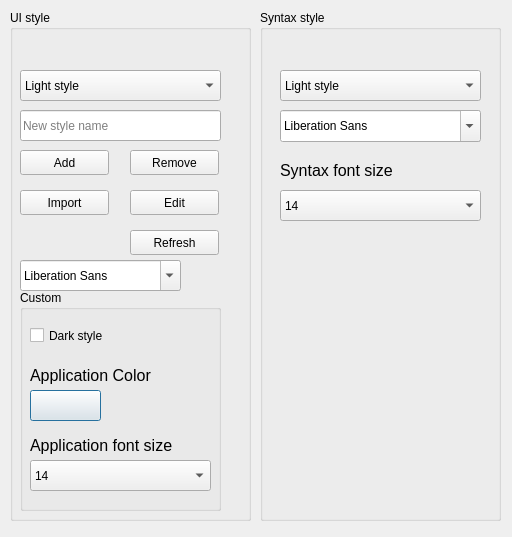
<?xml version="1.0" encoding="UTF-8"?>
<ui version="4.0">
 <class>Appearance</class>
 <widget class="QDialog" name="Appearance">
  <property name="geometry">
   <rect>
    <x>0</x>
    <y>0</y>
    <width>512</width>
    <height>537</height>
   </rect>
  </property>
  <property name="windowTitle">
   <string>Appearance</string>
  </property>
  <widget class="QGroupBox" name="groupBox_2">
   <property name="geometry">
    <rect>
     <x>260</x>
     <y>10</y>
     <width>241</width>
     <height>511</height>
    </rect>
   </property>
   <property name="title">
    <string>Syntax style</string>
   </property>
   <widget class="QComboBox" name="cbSyntaxStyle">
    <property name="geometry">
     <rect>
      <x>20</x>
      <y>60</y>
      <width>201</width>
      <height>31</height>
     </rect>
    </property>
    <item>
     <property name="text">
      <string>Light style</string>
     </property>
    </item>
    <item>
     <property name="text">
      <string>Dark style</string>
     </property>
    </item>
   </widget>
   <widget class="QFontComboBox" name="fontCbSyntaxStyle">
    <property name="geometry">
     <rect>
      <x>20</x>
      <y>100</y>
      <width>201</width>
      <height>32</height>
     </rect>
    </property>
   </widget>
   <widget class="QComboBox" name="cbFontSyntaxSize">
    <property name="geometry">
     <rect>
      <x>20</x>
      <y>180</y>
      <width>201</width>
      <height>31</height>
     </rect>
    </property>
    <property name="currentIndex">
     <number>2</number>
    </property>
    <item>
     <property name="text">
      <string>10</string>
     </property>
    </item>
    <item>
     <property name="text">
      <string>12</string>
     </property>
    </item>
    <item>
     <property name="text">
      <string>14</string>
     </property>
    </item>
    <item>
     <property name="text">
      <string>16</string>
     </property>
    </item>
    <item>
     <property name="text">
      <string>18</string>
     </property>
    </item>
    <item>
     <property name="text">
      <string>20</string>
     </property>
    </item>
    <item>
     <property name="text">
      <string>24</string>
     </property>
    </item>
    <item>
     <property name="text">
      <string>26</string>
     </property>
    </item>
    <item>
     <property name="text">
      <string>28</string>
     </property>
    </item>
    <item>
     <property name="text">
      <string>30</string>
     </property>
    </item>
    <item>
     <property name="text">
      <string>32</string>
     </property>
    </item>
    <item>
     <property name="text">
      <string>34</string>
     </property>
    </item>
    <item>
     <property name="text">
      <string>36</string>
     </property>
    </item>
    <item>
     <property name="text">
      <string>38</string>
     </property>
    </item>
   </widget>
   <widget class="QLabel" name="label_3">
    <property name="geometry">
     <rect>
      <x>20</x>
      <y>150</y>
      <width>191</width>
      <height>21</height>
     </rect>
    </property>
    <property name="font">
     <font>
      <pointsize>12</pointsize>
     </font>
    </property>
    <property name="text">
     <string>Syntax font size</string>
    </property>
   </widget>
  </widget>
  <widget class="QGroupBox" name="groupBox_3">
   <property name="geometry">
    <rect>
     <x>10</x>
     <y>10</y>
     <width>241</width>
     <height>511</height>
    </rect>
   </property>
   <property name="title">
    <string>UI style</string>
   </property>
   <widget class="QFontComboBox" name="fontComboBox">
    <property name="geometry">
     <rect>
      <x>10</x>
      <y>250</y>
      <width>161</width>
      <height>31</height>
     </rect>
    </property>
   </widget>
   <widget class="QGroupBox" name="groupBox">
    <property name="geometry">
     <rect>
      <x>10</x>
      <y>280</y>
      <width>201</width>
      <height>221</height>
     </rect>
    </property>
    <property name="title">
     <string>Custom</string>
    </property>
    <widget class="QCheckBox" name="chDarkStyle">
     <property name="geometry">
      <rect>
       <x>10</x>
       <y>30</y>
       <width>151</width>
       <height>31</height>
      </rect>
     </property>
     <property name="text">
      <string>Dark style</string>
     </property>
    </widget>
    <widget class="QPushButton" name="btnNewColor">
     <property name="geometry">
      <rect>
       <x>10</x>
       <y>100</y>
       <width>71</width>
       <height>31</height>
      </rect>
     </property>
     <property name="text">
      <string/>
     </property>
    </widget>
    <widget class="QLabel" name="label">
     <property name="geometry">
      <rect>
       <x>10</x>
       <y>70</y>
       <width>171</width>
       <height>31</height>
      </rect>
     </property>
     <property name="font">
      <font>
       <pointsize>12</pointsize>
      </font>
     </property>
     <property name="text">
      <string>Application Color</string>
     </property>
    </widget>
    <widget class="QLabel" name="label_2">
     <property name="geometry">
      <rect>
       <x>10</x>
       <y>140</y>
       <width>171</width>
       <height>31</height>
      </rect>
     </property>
     <property name="font">
      <font>
       <pointsize>12</pointsize>
      </font>
     </property>
     <property name="text">
      <string>Application font size</string>
     </property>
    </widget>
    <widget class="QComboBox" name="cbFontSize">
     <property name="geometry">
      <rect>
       <x>10</x>
       <y>170</y>
       <width>181</width>
       <height>31</height>
      </rect>
     </property>
     <property name="currentIndex">
      <number>2</number>
     </property>
     <item>
      <property name="text">
       <string>10</string>
      </property>
     </item>
     <item>
      <property name="text">
       <string>12</string>
      </property>
     </item>
     <item>
      <property name="text">
       <string>14</string>
      </property>
     </item>
     <item>
      <property name="text">
       <string>16</string>
      </property>
     </item>
     <item>
      <property name="text">
       <string>18</string>
      </property>
     </item>
     <item>
      <property name="text">
       <string>20</string>
      </property>
     </item>
    </widget>
   </widget>
   <widget class="QPushButton" name="btnRemoveStyle">
    <property name="geometry">
     <rect>
      <x>120</x>
      <y>140</y>
      <width>89</width>
      <height>25</height>
     </rect>
    </property>
    <property name="text">
     <string>Remove</string>
    </property>
   </widget>
   <widget class="QComboBox" name="cbUIStyles">
    <property name="geometry">
     <rect>
      <x>10</x>
      <y>60</y>
      <width>201</width>
      <height>31</height>
     </rect>
    </property>
    <item>
     <property name="text">
      <string>Light style</string>
     </property>
    </item>
    <item>
     <property name="text">
      <string>Dark style</string>
     </property>
    </item>
   </widget>
   <widget class="QPushButton" name="btnRefresh">
    <property name="geometry">
     <rect>
      <x>120</x>
      <y>220</y>
      <width>89</width>
      <height>25</height>
     </rect>
    </property>
    <property name="text">
     <string>Refresh</string>
    </property>
   </widget>
   <widget class="QPushButton" name="btnEditStyle">
    <property name="geometry">
     <rect>
      <x>120</x>
      <y>180</y>
      <width>89</width>
      <height>25</height>
     </rect>
    </property>
    <property name="text">
     <string>Edit</string>
    </property>
   </widget>
   <widget class="QPushButton" name="btnImport">
    <property name="geometry">
     <rect>
      <x>10</x>
      <y>180</y>
      <width>89</width>
      <height>25</height>
     </rect>
    </property>
    <property name="text">
     <string>Import</string>
    </property>
   </widget>
   <widget class="QPushButton" name="btnAddNewStyle">
    <property name="geometry">
     <rect>
      <x>10</x>
      <y>140</y>
      <width>89</width>
      <height>25</height>
     </rect>
    </property>
    <property name="text">
     <string>Add</string>
    </property>
   </widget>
   <widget class="QLineEdit" name="lineStyleName">
    <property name="geometry">
     <rect>
      <x>10</x>
      <y>100</y>
      <width>201</width>
      <height>31</height>
     </rect>
    </property>
    <property name="placeholderText">
     <string>New style name</string>
    </property>
   </widget>
  </widget>
 </widget>
 <resources/>
 <connections/>
</ui>
